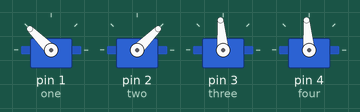
This sketch was run on a simulated Arduino Uno, built with avr-gcc and run on an emulated ATmega328P. On the bench: 4 × servo.

Above: at 0.05 s.
At 2.0 s:
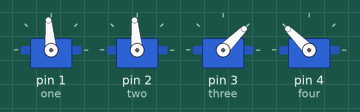
At 4.05 s:
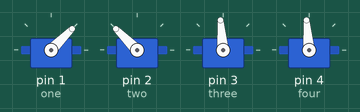
At 8.0 s:
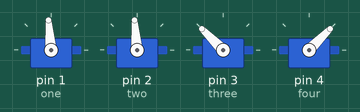
Timing chart, 0 to 10.4 s (numbered marks = the images above):
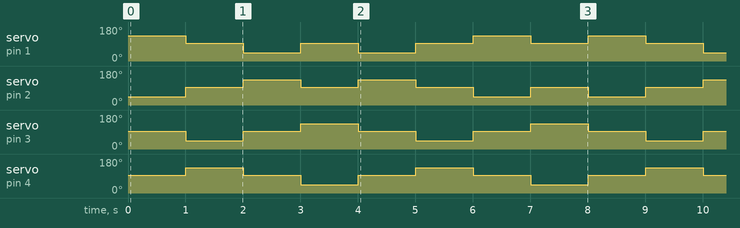

Measured:
- by itself, servo on pin 1 (one): repeats every 8.0 s: 2 × (45° 1.0 s, 95° 1.0 s), 2 × (135° 1.0 s, 95° 1.0 s)
- by itself, servo on pin 2 (two): repeats every 8.0 s: 2 × (135° 1.0 s, 95° 1.0 s), 2 × (45° 1.0 s, 95° 1.0 s)
- by itself, servo on pin 3 (three): repeats every 4.0 s: 95° 1.0 s, 135° 1.0 s, 95° 1.0 s, 45° 1.0 s
- by itself, servo on pin 4 (four): repeats every 4.0 s: 95° 1.0 s, 45° 1.0 s, 95° 1.0 s, 135° 1.0 s

The sketch:

figure8.ino
```cpp
#include <Servo.h>

Servo one; //stop for all is 95
Servo two;
Servo three;
Servo four;

void setup()
{
  one.attach(1);
  two.attach(2);
  three.attach(3);
  four.attach(4);
}

void loop()
{
  //allStop();
  forward();
  right();
  back();
  left();
  back();
  right();
  forward();
  left();
}

void forward()
{
  one.write(135);
  two.write(45);
  three.write(95);
  four.write(95);
  delay(1000);
}

void back()
{
  one.write(45);
  two.write(135);
  three.write(95);
  four.write(95);
  delay(1000);
}

void right()
{
  one.write(95);
  two.write(95);
  three.write(45);
  four.write(135);
  delay(1000);
}

void left()
{
  one.write(95);
  two.write(95);
  three.write(135);
  four.write(45);
  delay(1000);
}

void allStop()
{
  one.write(95);
  two.write(95);
  three.write(95);
  four.write(95);
}
```
